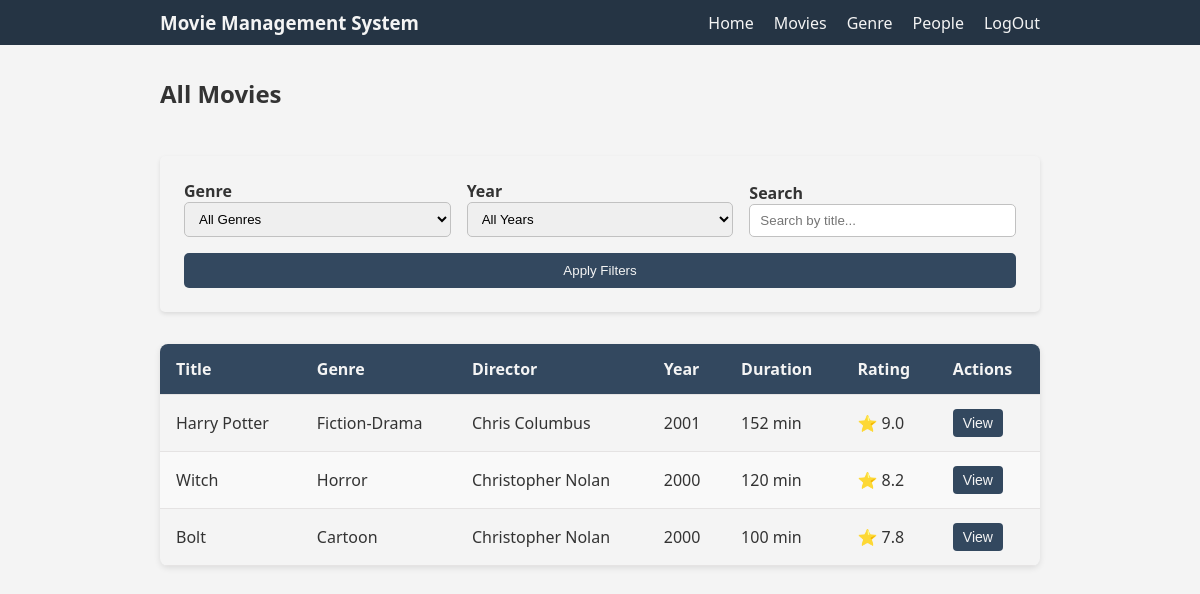
/movies/moviepage/ (signed in), run on an earlier commit of the app's database.
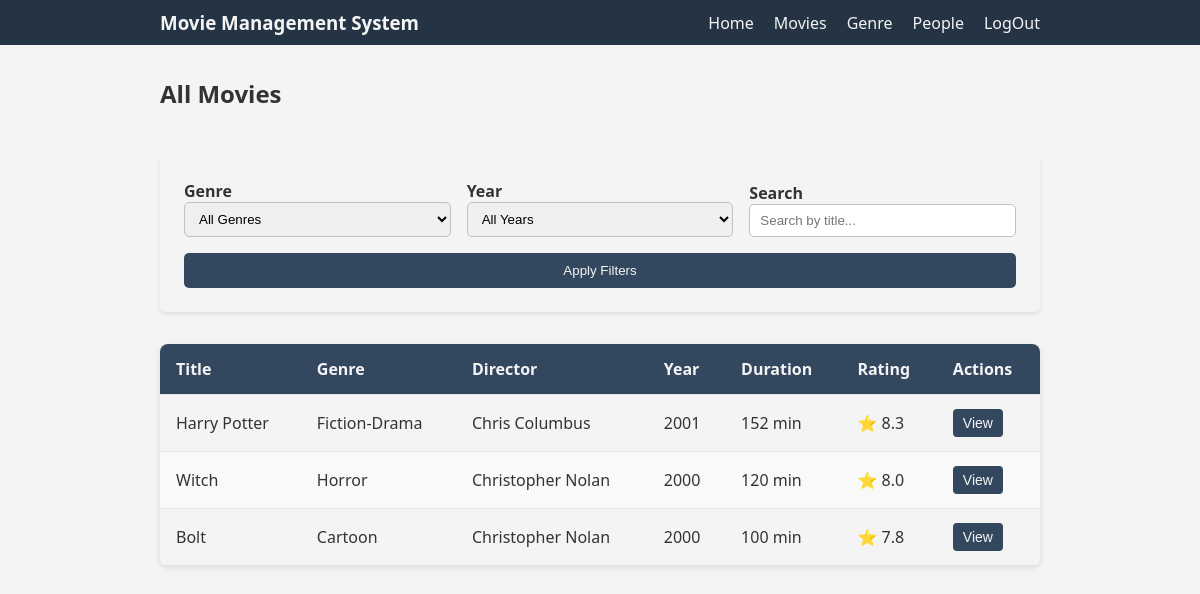
And on a later commit of the database.
### movies/models.py (models this page shows, shortened)
class Movie(models.Model):
    title = models.CharField(max_length=200)
    description = models.TextField(default=None)
    release_year = models.PositiveIntegerField(null=True)
    duration = models.PositiveIntegerField()
    poster = models.ImageField(upload_to='posters/', null=True, blank=True)
    rating = models.FloatField(default=0.0)
    genre = models.ForeignKey(Genre, on_delete=models.SET_NULL, null=True)
    director = models.ForeignKey(Person, on_delete=models.SET_NULL, null=True, limit_choices_to={'role_type': 'director'}, related_name='directed_movies')
    created_at = models.DateTimeField(auto_now_add=True)
    genre = models.ForeignKey(Genre, on_delete=models.CASCADE, related_name='movies')

class Genre(models.Model):
    genre_name = models.CharField(max_length=50, unique=True)

class Person(models.Model):
    class Role(models.TextChoices):
        ACTOR = 'actor', 'Actor'
        DIRECTOR = 'director', 'Director'
        WRITER = 'writer', 'Writer'
    person_name = models.CharField(max_length=100)
    role_type = models.CharField(max_length=10, choices=Role.choices)
    bio = models.TextField(null=True, blank=True)
    birth_date = models.DateField(null=True, blank=True)
    profile_photo = models.ImageField(upload_to='posters/', blank=True, null=True)

### movies/views.py (the view)
# urls.py: path('moviepage/', views.MoviePageView.as_view(), name='movie'),
class MoviePageView(UserAccessMixin, ListView):
    model = Movie
    template_name = 'movies/movie.html'
    context_object_name = 'movies'
    def get_context_data(self, **kwargs):
        context = super().get_context_data(**kwargs)
        context['genres'] = Genre.objects.all()
        context['years'] = Movie.objects.values_list('release_year', flat=True).distinct().order_by('-release_year')
        return context
    def get_queryset(self):
        queryset = super().get_queryset()
        print("movie list printing..")
        genres_list = self.request.GET.getlist('genres')
        print(f"genre: {genres_list}") ##
        selected_year = self.request.GET.get('year')
        print(f"selected_year: {selected_year}") ##
        search_query = self.request.GET.get('search_movie')
        print(f"search_query: {search_query}") ##
        if genres_list and 'all' not in [g.lower() for g in genres_list]:
            print("filter with genre block..")
            queryset = queryset.filter(genre__genre_name__in=genres_list)
        if selected_year and selected_year != "all":
            print("filter with year block..")
            queryset = queryset.filter(release_year=selected_year)
        if search_query:
            print("filter with search-query block..")
            queryset = queryset.filter(title__icontains=search_query)
        return queryset

### movies/templates/movies/movie.html (shortened to what this page needs)
{% extends "movies/base.html" %}
{% block content %}
<div class="movie-container">
    <div class="movie-header">
        <h2>All Movies</h2>
    </div>
    <br>
    <div class="filter-container">
        <form class="filter-movie" method="get" action="{% url 'movies:movie' %}" role="search">
            <div class="filter-grp">
                <label for="genre" id="form-label">Genre</label>
                <select name="genres" id="genres" class="form-select">
                    <option value="all">All Genres</option>
                </select>
            </div>
            <div class="filter-grp">
                <label for="years_list">Year</label>
                <select name="year">
                    <option value="all">All Years</option>
                </select>
            </div>
            <div class="filter-grp">
                <label for="search_movie">Search</label>
                <input type="search" name="search_movie" value="{{ request.GET.search_movie|default:'' }}" placeholder="Search by title..."/>
            </div>
            <button class="filter-grp" type="submit">Apply Filters</button>
        </form>
    </div>
    <div class="movies-section">
        <table>
            <thead>
                <tr>
                    <th>Title</th>
                    <th>Genre</th>
                    <th>Director</th>
                    <th>Year</th>
                    <th>Duration</th>
                    <th>Rating</th>
                    <th>Actions</th>
                </tr>
            </thead>
            <tbody>
                {% for movie in movies %}
                <tr>
                    <td>{{ movie.title }}</td>
                    <td>{{ movie.genre.genre_name }}</td>
                    <td>{{ movie.director.person_name }}</td>
                    <td>{{ movie.release_year }}</td>
                    <td>{{ movie.duration }} min</td>
                    <td>
                        <span>
                            <p> ⭐ {{ movie.rating }}</p>
                        </span>
                    </td>
                    <td>
                        <button><a href="{% url 'movies:movieDetail' movie.id %}">View</a></button>
                    </td>
                </tr>
                {% empty %}
                <p>No Movie found.</p>
                {% endfor %}
            </tbody>
        </table>
    </div>
</div>
{% endblock content %}

What changed in the data, as far as the page shows it:
changed Movie "Harry Potter": rating "9.0" → "8.3"
changed Movie "Witch": rating "8.2" → "8.0"
